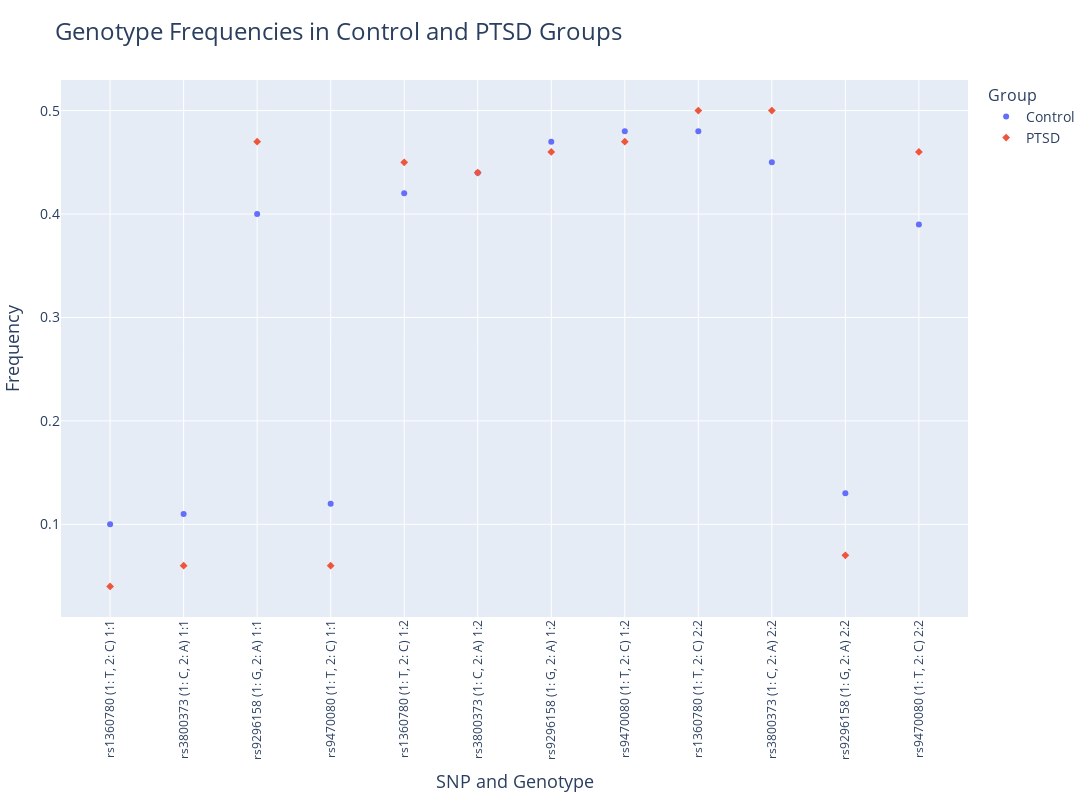

Notebook source saved alongside this figure:
### Markdown cell above
### SNP & PTSD Prevalence Plot

### Code cell
processor = FKBP5Processor(usVeteransFKBP5)
processed_df = processor.process()
# Reshaping the data
reshapedData11 = processed_df[['SNP_1:1', 'Frequency 1:1', 'Group']].rename(columns={'SNP_1:1': 'SNP_Genotype', 'Frequency 1:1': 'Frequency'})
reshapedData12 = processed_df[['SNP_1:2', 'Frequency 1:2', 'Group']].rename(columns={'SNP_1:2': 'SNP_Genotype', 'Frequency 1:2': 'Frequency'})
reshapedData22 = processed_df[['SNP_2:2', 'Frequency 2:2', 'Group']].rename(columns={'SNP_2:2': 'SNP_Genotype', 'Frequency 2:2': 'Frequency'})
reshapedSNPData = pd.concat([reshapedData11, reshapedData12, reshapedData22])
# Creating the scatter plot
fig = px.scatter(reshapedSNPData, x='SNP_Genotype', y='Frequency', color='Group',
                 title='Genotype Frequencies in Control and PTSD Groups',
                 labels={'SNP_Genotype': 'SNP and Genotype',
                         'Frequency': 'Frequency'},
                 symbol='Group', size_max=10)
# Updating the layout
fig.update_layout(
    title_font_size=24,
    xaxis_title_font_size=18,
    yaxis_title_font_size=18,
    legend_title_font_size=16,
    legend_font_size=14,
    xaxis_tickangle=-90,
    xaxis_tickfont_size=12,
    yaxis_tickfont_size=14,
    width=1200,
    height=800,
    margin=dict(l=40, r=40, t=80, b=40)
)
fig.show()

### Figure 1 — Plotly figure (JSON) as saved in the notebook; plotly's stock layout.template omitted (floating-point values rounded to 4 significant figures)
{"data": [{"hovertemplate": "Group=Control<br>SNP and Genotype=%{x}<br>Frequency=%{y}<extra></extra>", "legendgroup": "Control", "marker": {"color": "#636efa", "symbol": "circle"}, "mode": "markers", "name": "Control", "orientation": "v", "showlegend": true, "type": "scatter", "x": ["rs1360780 (1: T, 2: C) 1:1", "rs3800373 (1: C, 2: A) 1:1", "rs9296158 (1: G, 2: A) 1:1", "rs9470080 (1: T, 2: C) 1:1", "rs1360780 (1: T, 2: C) 1:2", "rs3800373 (1: C, 2: A) 1:2", "rs9296158 (1: G, 2: A) 1:2", "rs9470080 (1: T, 2: C) 1:2", "rs1360780 (1: T, 2: C) 2:2", "rs3800373 (1: C, 2: A) 2:2", "rs9296158 (1: G, 2: A) 2:2", "rs9470080 (1: T, 2: C) 2:2"], "xaxis": "x", "y": [0.1, 0.11, 0.4, 0.12, 0.42, 0.44, 0.47, 0.48, 0.48, 0.45, 0.13, 0.39], "yaxis": "y"}, {"hovertemplate": "Group=PTSD<br>SNP and Genotype=%{x}<br>Frequency=%{y}<extra></extra>", "legendgroup": "PTSD", "marker": {"color": "#EF553B", "symbol": "diamond"}, "mode": "markers", "name": "PTSD", "orientation": "v", "showlegend": true, "type": "scatter", "x": ["rs1360780 (1: T, 2: C) 1:1", "rs3800373 (1: C, 2: A) 1:1", "rs9296158 (1: G, 2: A) 1:1", "rs9470080 (1: T, 2: C) 1:1", "rs1360780 (1: T, 2: C) 1:2", "rs3800373 (1: C, 2: A) 1:2", "rs9296158 (1: G, 2: A) 1:2", "rs9470080 (1: T, 2: C) 1:2", "rs1360780 (1: T, 2: C) 2:2", "rs3800373 (1: C, 2: A) 2:2", "rs9296158 (1: G, 2: A) 2:2", "rs9470080 (1: T, 2: C) 2:2"], "xaxis": "x", "y": [0.04, 0.06, 0.47, 0.06, 0.45, 0.44, 0.46, 0.47, 0.5, 0.5, 0.07, 0.46], "yaxis": "y"}], "layout": {"height": 800, "legend": {"font": {"size": 14}, "title": {"font": {"size": 16}, "text": "Group"}, "tracegroupgap": 0}, "margin": {"b": 40, "l": 40, "r": 40, "t": 80}, "title": {"font": {"size": 24}, "text": "Genotype Frequencies in Control and PTSD Groups"}, "width": 1200, "xaxis": {"anchor": "y", "domain": [0, 1], "tickangle": -90, "tickfont": {"size": 12}, "title": {"font": {"size": 18}, "text": "SNP and Genotype"}}, "yaxis": {"anchor": "x", "domain": [0, 1], "tickfont": {"size": 14}, "title": {"font": {"size": 18}, "text": "Frequency"}}}}
